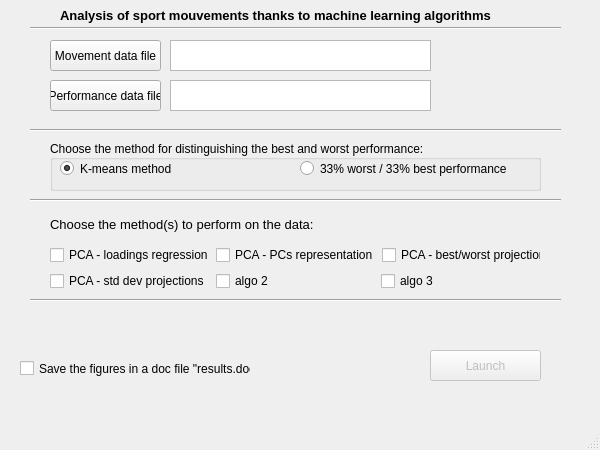
<?xml version="1.0" encoding="UTF-8"?>
<ui version="4.0">
 <class>MainWindow</class>
 <widget class="QMainWindow" name="MainWindow">
  <property name="enabled">
   <bool>true</bool>
  </property>
  <property name="geometry">
   <rect>
    <x>0</x>
    <y>0</y>
    <width>600</width>
    <height>450</height>
   </rect>
  </property>
  <property name="minimumSize">
   <size>
    <width>600</width>
    <height>450</height>
   </size>
  </property>
  <property name="maximumSize">
   <size>
    <width>600</width>
    <height>450</height>
   </size>
  </property>
  <property name="windowTitle">
   <string>Sport analysis</string>
  </property>
  <widget class="QWidget" name="centralwidget">
   <widget class="QLabel" name="label">
    <property name="geometry">
     <rect>
      <x>60</x>
      <y>0</y>
      <width>461</width>
      <height>31</height>
     </rect>
    </property>
    <property name="font">
     <font>
      <pointsize>10</pointsize>
      <weight>75</weight>
      <bold>true</bold>
     </font>
    </property>
    <property name="text">
     <string>Analysis of sport mouvements thanks to machine learning algorithms</string>
    </property>
   </widget>
   <widget class="QPushButton" name="pushButton">
    <property name="geometry">
     <rect>
      <x>50</x>
      <y>40</y>
      <width>111</width>
      <height>31</height>
     </rect>
    </property>
    <property name="text">
     <string>Movement data file</string>
    </property>
   </widget>
   <widget class="QPushButton" name="pushButton_2">
    <property name="geometry">
     <rect>
      <x>50</x>
      <y>80</y>
      <width>111</width>
      <height>31</height>
     </rect>
    </property>
    <property name="text">
     <string>Performance data file</string>
    </property>
   </widget>
   <widget class="Line" name="line">
    <property name="geometry">
     <rect>
      <x>30</x>
      <y>120</y>
      <width>531</width>
      <height>20</height>
     </rect>
    </property>
    <property name="orientation">
     <enum>Qt::Horizontal</enum>
    </property>
   </widget>
   <widget class="Line" name="line_2">
    <property name="geometry">
     <rect>
      <x>30</x>
      <y>20</y>
      <width>531</width>
      <height>16</height>
     </rect>
    </property>
    <property name="orientation">
     <enum>Qt::Horizontal</enum>
    </property>
   </widget>
   <widget class="QTextBrowser" name="textBrowser">
    <property name="geometry">
     <rect>
      <x>170</x>
      <y>40</y>
      <width>261</width>
      <height>31</height>
     </rect>
    </property>
    <property name="html">
     <string>&lt;!DOCTYPE HTML PUBLIC &quot;-//W3C//DTD HTML 4.0//EN&quot; &quot;http://www.w3.org/TR/REC-html40/strict.dtd&quot;&gt;
&lt;html&gt;&lt;head&gt;&lt;meta name=&quot;qrichtext&quot; content=&quot;1&quot; /&gt;&lt;style type=&quot;text/css&quot;&gt;
p, li { white-space: pre-wrap; }
&lt;/style&gt;&lt;/head&gt;&lt;body style=&quot; font-family:'MS Shell Dlg 2'; font-size:8.25pt; font-weight:400; font-style:normal;&quot;&gt;
&lt;p style=&quot;-qt-paragraph-type:empty; margin-top:0px; margin-bottom:0px; margin-left:0px; margin-right:0px; -qt-block-indent:0; text-indent:0px;&quot;&gt;&lt;br /&gt;&lt;/p&gt;&lt;/body&gt;&lt;/html&gt;</string>
    </property>
   </widget>
   <widget class="QTextBrowser" name="textBrowser_2">
    <property name="geometry">
     <rect>
      <x>170</x>
      <y>80</y>
      <width>261</width>
      <height>31</height>
     </rect>
    </property>
    <property name="html">
     <string>&lt;!DOCTYPE HTML PUBLIC &quot;-//W3C//DTD HTML 4.0//EN&quot; &quot;http://www.w3.org/TR/REC-html40/strict.dtd&quot;&gt;
&lt;html&gt;&lt;head&gt;&lt;meta name=&quot;qrichtext&quot; content=&quot;1&quot; /&gt;&lt;style type=&quot;text/css&quot;&gt;
p, li { white-space: pre-wrap; }
&lt;/style&gt;&lt;/head&gt;&lt;body style=&quot; font-family:'MS Shell Dlg 2'; font-size:8.25pt; font-weight:400; font-style:normal;&quot;&gt;
&lt;p style=&quot;-qt-paragraph-type:empty; margin-top:0px; margin-bottom:0px; margin-left:0px; margin-right:0px; -qt-block-indent:0; text-indent:0px;&quot;&gt;&lt;br /&gt;&lt;/p&gt;&lt;/body&gt;&lt;/html&gt;</string>
    </property>
   </widget>
   <widget class="QWidget" name="verticalLayoutWidget">
    <property name="geometry">
     <rect>
      <x>50</x>
      <y>140</y>
      <width>491</width>
      <height>51</height>
     </rect>
    </property>
    <layout class="QVBoxLayout" name="verticalLayout">
     <item>
      <widget class="QGroupBox" name="groupBox">
       <property name="font">
        <font>
         <kerning>false</kerning>
        </font>
       </property>
       <property name="title">
        <string>Choose the method for distinguishing the best and worst performance:</string>
       </property>
       <property name="alignment">
        <set>Qt::AlignLeading|Qt::AlignLeft|Qt::AlignVCenter</set>
       </property>
       <property name="checkable">
        <bool>false</bool>
       </property>
       <widget class="QRadioButton" name="radioButton_2">
        <property name="geometry">
         <rect>
          <x>10</x>
          <y>20</y>
          <width>241</width>
          <height>17</height>
         </rect>
        </property>
        <property name="text">
         <string>K-means method</string>
        </property>
        <property name="checked">
         <bool>true</bool>
        </property>
       </widget>
       <widget class="QRadioButton" name="radioButton">
        <property name="geometry">
         <rect>
          <x>250</x>
          <y>20</y>
          <width>487</width>
          <height>17</height>
         </rect>
        </property>
        <property name="text">
         <string>33% worst / 33% best performance</string>
        </property>
       </widget>
      </widget>
     </item>
    </layout>
   </widget>
   <widget class="QWidget" name="verticalLayoutWidget_2">
    <property name="geometry">
     <rect>
      <x>50</x>
      <y>210</y>
      <width>491</width>
      <height>81</height>
     </rect>
    </property>
    <layout class="QVBoxLayout" name="verticalLayout_2">
     <item>
      <widget class="QLabel" name="label_3">
       <property name="font">
        <font>
         <pointsize>10</pointsize>
        </font>
       </property>
       <property name="text">
        <string>Choose the method(s) to perform on the data:</string>
       </property>
      </widget>
     </item>
     <item>
      <layout class="QVBoxLayout" name="verticalLayout_4">
       <item>
        <layout class="QHBoxLayout" name="horizontalLayout_2">
         <item>
          <widget class="QCheckBox" name="checkBox_6">
           <property name="text">
            <string>PCA - loadings regression</string>
           </property>
          </widget>
         </item>
         <item>
          <widget class="QCheckBox" name="checkBox_7">
           <property name="text">
            <string>PCA - PCs representation</string>
           </property>
          </widget>
         </item>
         <item>
          <widget class="QCheckBox" name="checkBox_8">
           <property name="text">
            <string>PCA - best/worst projections</string>
           </property>
          </widget>
         </item>
        </layout>
       </item>
      </layout>
     </item>
     <item>
      <layout class="QVBoxLayout" name="verticalLayout_3">
       <item>
        <layout class="QHBoxLayout" name="horizontalLayout">
         <item>
          <widget class="QCheckBox" name="checkBox_5">
           <property name="text">
            <string>PCA - std dev projections</string>
           </property>
          </widget>
         </item>
         <item>
          <widget class="QCheckBox" name="checkBox_4">
           <property name="text">
            <string>algo 2</string>
           </property>
          </widget>
         </item>
         <item>
          <widget class="QCheckBox" name="checkBox_3">
           <property name="text">
            <string>algo 3</string>
           </property>
          </widget>
         </item>
        </layout>
       </item>
      </layout>
     </item>
    </layout>
   </widget>
   <widget class="Line" name="line_4">
    <property name="geometry">
     <rect>
      <x>30</x>
      <y>290</y>
      <width>531</width>
      <height>20</height>
     </rect>
    </property>
    <property name="orientation">
     <enum>Qt::Horizontal</enum>
    </property>
   </widget>
   <widget class="QPushButton" name="pushButton_3">
    <property name="enabled">
     <bool>false</bool>
    </property>
    <property name="geometry">
     <rect>
      <x>430</x>
      <y>350</y>
      <width>111</width>
      <height>31</height>
     </rect>
    </property>
    <property name="text">
     <string>Launch</string>
    </property>
    <property name="checkable">
     <bool>false</bool>
    </property>
   </widget>
   <widget class="QCheckBox" name="checkBox_9">
    <property name="geometry">
     <rect>
      <x>20</x>
      <y>360</y>
      <width>231</width>
      <height>17</height>
     </rect>
    </property>
    <property name="text">
     <string>Save the figures in a doc file &quot;results.doc&quot;</string>
    </property>
    <property name="tristate">
     <bool>false</bool>
    </property>
   </widget>
   <widget class="Line" name="line_5">
    <property name="geometry">
     <rect>
      <x>30</x>
      <y>190</y>
      <width>531</width>
      <height>20</height>
     </rect>
    </property>
    <property name="orientation">
     <enum>Qt::Horizontal</enum>
    </property>
   </widget>
   <zorder>label</zorder>
   <zorder>pushButton</zorder>
   <zorder>pushButton_2</zorder>
   <zorder>line</zorder>
   <zorder>line_2</zorder>
   <zorder>textBrowser</zorder>
   <zorder>textBrowser_2</zorder>
   <zorder>verticalLayoutWidget</zorder>
   <zorder>verticalLayoutWidget_2</zorder>
   <zorder>line_4</zorder>
   <zorder>pushButton_3</zorder>
   <zorder>checkBox_9</zorder>
   <zorder>label_3</zorder>
   <zorder>line_5</zorder>
  </widget>
  <widget class="QStatusBar" name="statusbar"/>
 </widget>
 <resources/>
 <connections/>
</ui>
